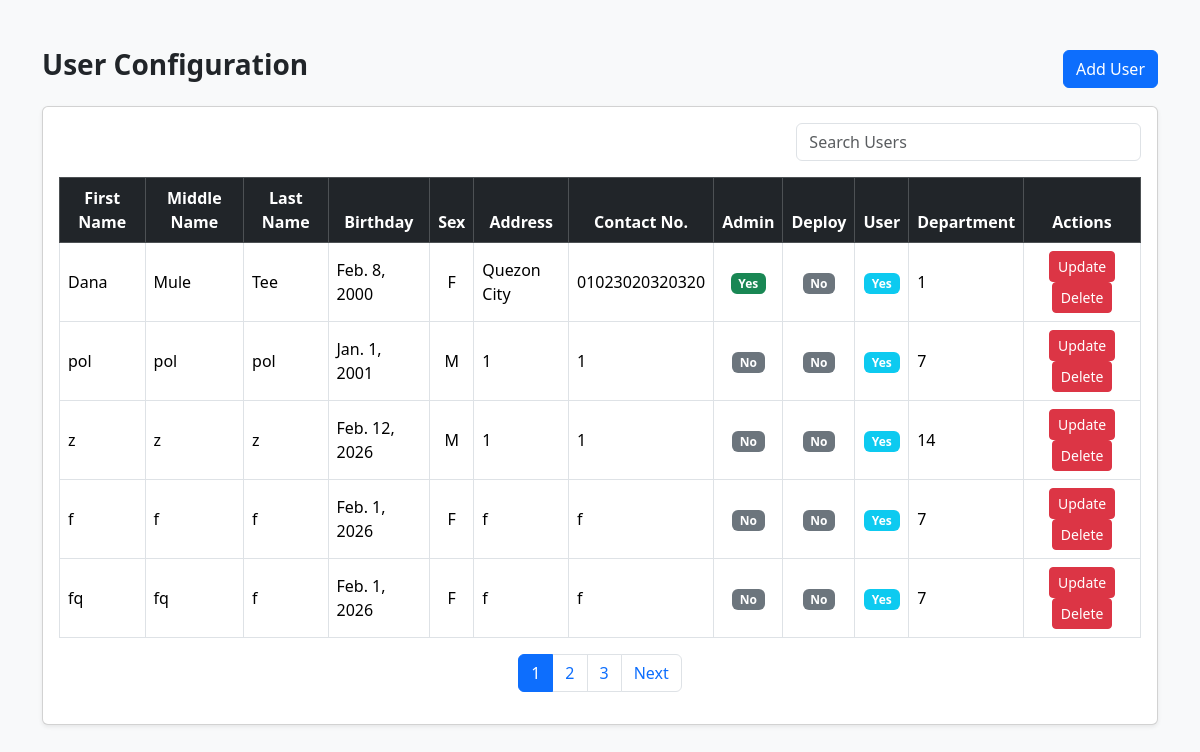
/UserMaintenance, run on the app's committed database.
### userLogin/models.py (models this page shows, shortened)
class Tbl_AdmUser(models.Model):
    credentials = models.OneToOneField( userCredentials,on_delete=models.CASCADE,null=True)
    fname = models.CharField(max_length=100)
    mname = models.CharField(max_length=100)
    lname = models.CharField(max_length=100)
    bday = models.DateField()
    sex= models.CharField( max_length=1, choices=[ ('M','Male'), ('F','Female')])
    address = models.TextField()
    contactNo = models.CharField(max_length=20)
    isAdmin = models.BooleanField(default=False)
    isUser = models.BooleanField(default = True)
    isDeploy = models.BooleanField(default = False)
    dept = models.ForeignKey(TblAdmDepartment, on_delete=models.PROTECT, null= True, blank =True)

### userLogin/views.py (the view)
# urls.py: path('UserMaintenance',UI_userMaintenance,name ='userMaintenance'),
def UI_userMaintenance(request):
        tblUsers = Tbl_AdmUser.objects.values('id',
        'fname','mname','lname','bday', 'sex','address', 'contactNo','isAdmin','isDeploy','isUser','dept'
    ).order_by('id')
        paginator = Paginator(tblUsers,5)
        page_number = request.GET.get('page')
        page_obj = paginator.get_page(page_number)
        return render(request,
                      'UI_UserMaintenance.html',{'tblUsers': page_obj,
                                                 'page_obj' : page_obj})

### userLogin/templates/UI_UserMaintenance.html (shortened to what this page needs)
<!DOCTYPE html>
<html lang="en">
<head>
    <link href="https://cdn.jsdelivr.net/npm/bootstrap@5.3.2/dist/css/bootstrap.min.css" rel="stylesheet">
</head>
<body class="bg-light">
<div class="container mt-5">
    <div class="d-flex justify-content-between align-items-center mb-3">
        <h3 class="fw-bold">User Configuration</h3>
        <a href="{% url 'adduser' %}" class="btn btn-primary">Add User</a>
    </div>
    <div class="card shadow-sm">
        <div class="card-body">
            <div class ="row mb-3">
                <div class="col-md-4 ms-auto">
                    <input type="text" id="userSearch" class="form-control" placeholder="Search Users">
                </div>
            </div>
            <div class="table-responsive">
                <table class="table table-bordered table-hover align-middle" id="userTable">
                    <thead class="table-dark text-center">
                        <tr>
                            <th>First Name</th>
                            <th>Middle Name</th>
                            <th>Last Name</th>
                            <th>Birthday</th>
                            <th>Sex</th>
                            <th>Address</th>
                            <th>Contact No.</th>
                            <th>Admin</th>
                            <th>Deploy</th>
                            <th>User</th>
                            <th>Department</th>
                            <th>Actions</th>
                        </tr>
                    </thead>
                    <tbody>
                        {% for x in tblUsers %}
                        <tr>
                            <td>{{ x.fname }}</td>
                            <td>{{ x.mname }}</td>
                            <td>{{ x.lname }}</td>
                            <td>{{ x.bday }}</td>
                            <td class="text-center">{{ x.sex }}</td>
                            <td>{{ x.address }}</td>
                            <td>{{ x.contactNo }}</td>
                            <td class="text-center">
                                {% if x.isAdmin %}
                                    <span class="badge bg-success">Yes</span>
                                {% else %}
                                    <span class="badge bg-secondary">No</span>
                                {% endif %}
                            </td>
                            <td class="text-center">
                                {% if x.isDeploy %}
                                    <span class="badge bg-success">Yes</span>
                                {% else %}
                                    <span class="badge bg-secondary">No</span>
                                {% endif %}
                            </td>
                            <td class="text-center">
                                {% if x.isUser %}
                                    <span class="badge bg-info">Yes</span>
                                {% else %}
                                    <span class="badge bg-secondary">No</span>
                                {% endif %}
                            </td>
                            <td>{{ x.dept }}</td>
                            <td class="text-center">
                                <a href="{% url 'selectedUser' x.id %}"
                                class="btn btn-sm btn-danger">
                                    Update
                                </a>
                                <a href="{% url 'deleteuser' x.id %}"
                                   class="btn btn-sm btn-danger"
                                   onclick="return confirm('Are you sure you want to delete this user?');">
                                    Delete
                                </a>
                            </td>
                        </tr>
                        {% empty %}
                        <tr>
                            <td colspan="12" class="text-center text-muted">
                                No users found.
                            </td>
                        </tr>
                        {% endfor %}
                    </tbody>
                </table>
                  <nav>
                    <ul class ="pagination justify-content-center">
                        {% for num in page_obj.paginator.page_range %}
                        <li class ="page-item {% if page_obj.number == num %}active{% endif %}">
                            <a class ="page-link" href="?page={{ num }}">{{ num }}</a>
                        </li>
                        {% endfor %}
                        {% if page_obj.has_next %}
                        <li class="page-item">
                            <a class ="page-link" href="?page={{ page_obj.next_page_number}}">
                                Next</a>
                        </li>
                        {% endif %}
                    </ul>
                </nav>
            </div>
        </div>
    </div>
</div>
</body>
</html>

### data on the page
Tbl_AdmUser: fname "Dana", mname "Mule", lname "Tee", bday "Feb. 8, 2000", sex "F", address "Quezon City", contactNo "01023020320320", isAdmin "Yes", isDeploy "No", isUser "Yes", dept "1"
Tbl_AdmUser: fname "pol", mname "pol", lname "pol", bday "Jan. 1, 2001", sex "M", address "1", contactNo "1", isAdmin "No", isDeploy "No", isUser "Yes", dept "7"
Tbl_AdmUser: fname "z", mname "z", lname "z", bday "Feb. 12, 2026", sex "M", address "1", contactNo "1", isAdmin "No", isDeploy "No", isUser "Yes", dept "14"
Tbl_AdmUser: fname "f", mname "f", lname "f", bday "Feb. 1, 2026", sex "F", address "f", contactNo "f", isAdmin "No", isDeploy "No", isUser "Yes", dept "7"
Tbl_AdmUser: fname "fq", mname "fq", lname "f", bday "Feb. 1, 2026", sex "F", address "f", contactNo "f", isAdmin "No", isDeploy "No", isUser "Yes", dept "7"

### other printed values
{{ num }} "1" "2" "3"
